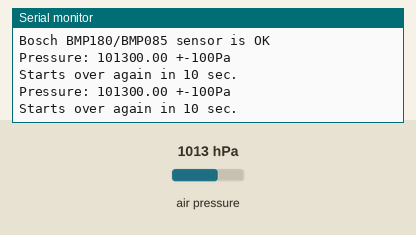
Simulated run of this sketch. Board: Arduino Uno, built with avr-gcc and run on an emulated ATmega328P. On the bench: the last lines printed to the serial monitor. The inputs (shaded band) are chosen by the test bench; at power-on: air pressure 1013 hPa.

Above: at 10.8 s.
10.9 s: air pressure set to 952 hPa
At 20.5 s:
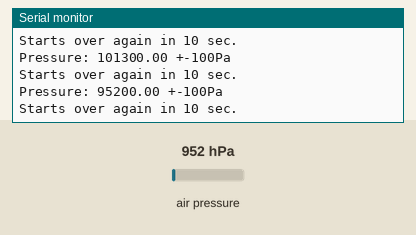
20.9 s: air pressure set to 975 hPa
At 30.6 s:
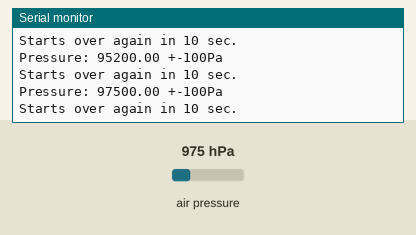
Timing chart, 0 to 32.1 s (numbered marks = the images above; inputs shaded):
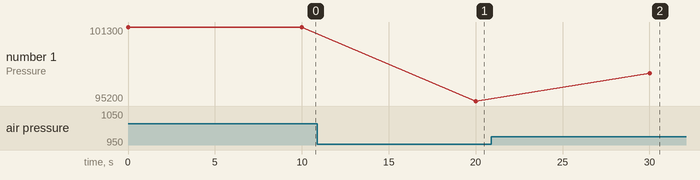

The sketch:

BMP085_BMP180_Demo.ino
```cpp
#include <Wire.h>
#include <BMP180.h>

/*
BMP180(resolution)

resolution:
BMP180_ULTRALOWPOWER - pressure oversampled 1 time  & power consumption 3μA
BMP180_STANDARD      - pressure oversampled 2 times & power consumption 5μA
BMP180_HIGHRES       - pressure oversampled 4 times & power consumption 7μA
BMP180_ULTRAHIGHRES  - pressure oversampled 8 times & power consumption 12μA, library default
*/
BMP180 myBMP(BMP180_ULTRAHIGHRES);

void setup()
{
  Serial.begin(115200);

  while (myBMP.begin() != true)
  {
    Serial.println(F("Bosch BMP180/BMP085 is not connected or fail to read calibration coefficients"));
    delay(5000);
  }

  Serial.println(F("Bosch BMP180/BMP085 sensor is OK")); //(F()) saves string to flash & keeps dynamic memory free
}

void loop()
{
  Serial.print(F("Pressure: ")); Serial.print(myBMP.getPressure());       Serial.println(F(" +-100Pa"));

  Serial.println(F("Starts over again in 10 sec."));
  delay(10000);
}
```

Measured:
- after the input at 10.9 s, the serial monitor: prints a new line after 9.1 s (image 1)
- after the input at 20.9 s, the serial monitor: prints a new line after 9.1 s (image 2)
- plotted number 1: 101300 → 95200 after the input at 10.9 s, 95200 → 97500 after the input at 20.9 s
